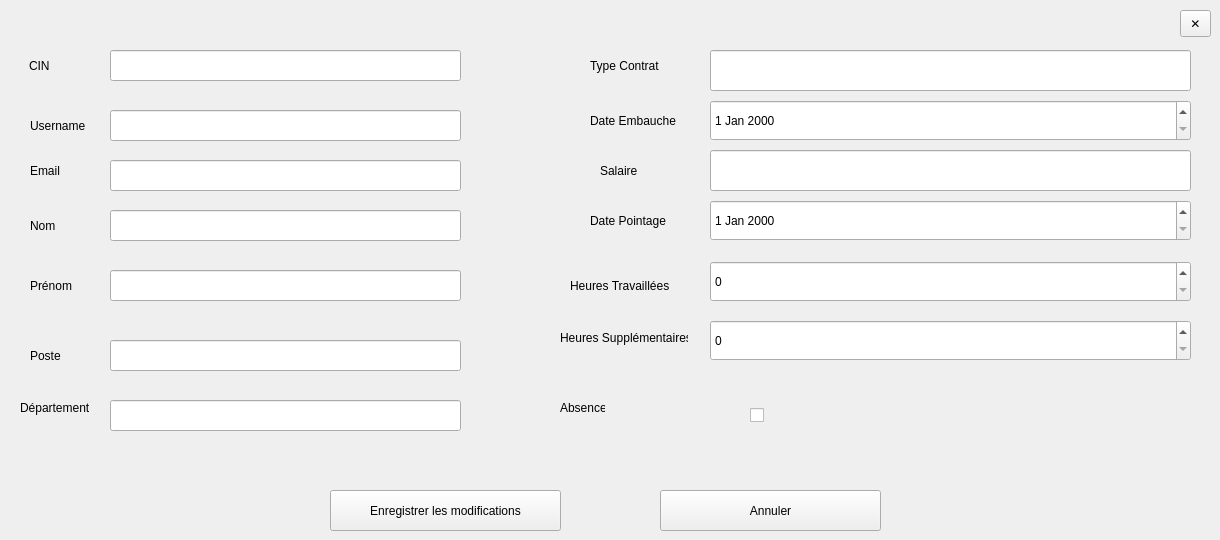
            <widget class="QWidget" name="page_Edit_Emp">
             <widget class="QDateEdit" name="datePointageEmp">
              <property name="geometry">
               <rect>
                <x>710</x>
                <y>200</y>
                <width>481</width>
                <height>41</height>
               </rect>
              </property>
             </widget>
             <widget class="QLineEdit" name="linePrenomEmp">
              <property name="geometry">
               <rect>
                <x>110</x>
                <y>270</y>
                <width>351</width>
                <height>31</height>
               </rect>
              </property>
             </widget>
             <widget class="QLineEdit" name="lineEmailEmp">
              <property name="geometry">
               <rect>
                <x>110</x>
                <y>160</y>
                <width>351</width>
                <height>31</height>
               </rect>
              </property>
             </widget>
             <widget class="QDateEdit" name="dateEmbaucheEmp">
              <property name="geometry">
               <rect>
                <x>710</x>
                <y>100</y>
                <width>481</width>
                <height>41</height>
               </rect>
              </property>
             </widget>
             <widget class="QLabel" name="labelUsernameEdit_3">
              <property name="geometry">
               <rect>
                <x>30</x>
                <y>110</y>
                <width>71</width>
                <height>31</height>
               </rect>
              </property>
              <property name="text">
               <string>Username</string>
              </property>
             </widget>
             <widget class="QLineEdit" name="lineTypeContratEmp">
              <property name="geometry">
               <rect>
                <x>710</x>
                <y>50</y>
                <width>481</width>
                <height>41</height>
               </rect>
              </property>
             </widget>
             <widget class="QLineEdit" name="linePostemp">
              <property name="geometry">
               <rect>
                <x>110</x>
                <y>340</y>
                <width>351</width>
                <height>31</height>
               </rect>
              </property>
             </widget>
             <widget class="QLabel" name="labelSalaireEdit_3">
              <property name="geometry">
               <rect>
                <x>600</x>
                <y>160</y>
                <width>61</width>
                <height>21</height>
               </rect>
              </property>
              <property name="text">
               <string>Salaire</string>
              </property>
             </widget>
             <widget class="QLineEdit" name="lineCIN_emp">
              <property name="geometry">
               <rect>
                <x>110</x>
                <y>50</y>
                <width>351</width>
                <height>31</height>
               </rect>
              </property>
              <property name="readOnly">
               <bool>true</bool>
              </property>
             </widget>
             <widget class="QLabel" name="labelCINEdit_3">
              <property name="geometry">
               <rect>
                <x>29</x>
                <y>55</y>
                <width>41</width>
                <height>21</height>
               </rect>
              </property>
              <property name="text">
               <string>CIN</string>
              </property>
             </widget>
             <widget class="QLabel" name="labelPrenomEdit_3">
              <property name="geometry">
               <rect>
                <x>30</x>
                <y>270</y>
                <width>61</width>
                <height>31</height>
               </rect>
              </property>
              <property name="text">
               <string>Prénom</string>
              </property>
             </widget>
             <widget class="QLabel" name="labelHeuresTravEdit_3">
              <property name="geometry">
               <rect>
                <x>570</x>
                <y>270</y>
                <width>141</width>
                <height>31</height>
               </rect>
              </property>
              <property name="text">
               <string>Heures Travaillées</string>
              </property>
             </widget>
             <widget class="QLabel" name="labelAbsenceEdit_3">
              <property name="geometry">
               <rect>
                <x>560</x>
                <y>400</y>
                <width>45</width>
                <height>16</height>
               </rect>
              </property>
              <property name="text">
               <string>Absence</string>
              </property>
             </widget>
             <widget class="QLineEdit" name="lineNomEmp">
              <property name="geometry">
               <rect>
                <x>110</x>
                <y>210</y>
                <width>351</width>
                <height>31</height>
               </rect>
              </property>
             </widget>
             <widget class="QLineEdit" name="lineDepartementEmp">
              <property name="geometry">
               <rect>
                <x>110</x>
                <y>400</y>
                <width>351</width>
                <height>31</height>
               </rect>
              </property>
             </widget>
             <widget class="QLabel" name="labelDatePointageEdit_3">
              <property name="geometry">
               <rect>
                <x>590</x>
                <y>210</y>
                <width>111</width>
                <height>21</height>
               </rect>
              </property>
              <property name="text">
               <string>Date Pointage</string>
              </property>
             </widget>
             <widget class="QSpinBox" name="spinHeuresSuppEmp">
              <property name="geometry">
               <rect>
                <x>710</x>
                <y>320</y>
                <width>481</width>
                <height>41</height>
               </rect>
              </property>
             </widget>
             <widget class="QLabel" name="labelDateEmbaucheEdit_3">
              <property name="geometry">
               <rect>
                <x>590</x>
                <y>110</y>
                <width>111</width>
                <height>21</height>
               </rect>
              </property>
              <property name="text">
               <string>Date Embauche</string>
              </property>
             </widget>
             <widget class="QLabel" name="labelTypeContratEdit_3">
              <property name="geometry">
               <rect>
                <x>590</x>
                <y>50</y>
                <width>111</width>
                <height>31</height>
               </rect>
              </property>
              <property name="text">
               <string>Type Contrat</string>
              </property>
             </widget>
             <widget class="QLabel" name="labelNomEdit_3">
              <property name="geometry">
               <rect>
                <x>30</x>
                <y>210</y>
                <width>61</width>
                <height>31</height>
               </rect>
              </property>
              <property name="text">
               <string>Nom</string>
              </property>
             </widget>
             <widget class="QLineEdit" name="lineUsernameEmp">
              <property name="geometry">
               <rect>
                <x>110</x>
                <y>110</y>
                <width>351</width>
                <height>31</height>
               </rect>
              </property>
             </widget>
             <widget class="QLabel" name="labelPosteEdit_3">
              <property name="geometry">
               <rect>
                <x>30</x>
                <y>340</y>
                <width>51</width>
                <height>31</height>
               </rect>
              </property>
              <property name="text">
               <string>Poste</string>
              </property>
             </widget>
             <widget class="QLineEdit" name="lineSalaireEmp">
              <property name="geometry">
               <rect>
                <x>710</x>
                <y>150</y>
                <width>481</width>
                <height>41</height>
               </rect>
              </property>
             </widget>
             <widget class="QCheckBox" name="checkAbsenceEmp">
              <property name="geometry">
               <rect>
                <x>750</x>
                <y>400</y>
                <width>31</width>
                <height>31</height>
               </rect>
              </property>
             </widget>
             <widget class="QSpinBox" name="spinHeuresTravemp">
              <property name="geometry">
               <rect>
                <x>710</x>
                <y>261</y>
                <width>481</width>
                <height>41</height>
               </rect>
              </property>
             </widget>
             <widget class="QLabel" name="labelDepartementEdit_3">
              <property name="geometry">
               <rect>
                <x>20</x>
                <y>400</y>
                <width>69</width>
                <height>16</height>
               </rect>
              </property>
              <property name="text">
               <string>Département</string>
              </property>
             </widget>
             <widget class="QLabel" name="labelHeuresSuppEdit_3">
              <property name="geometry">
               <rect>
                <x>560</x>
                <y>330</y>
                <width>128</width>
                <height>16</height>
               </rect>
              </property>
              <property name="text">
               <string>Heures Supplémentaires</string>
              </property>
             </widget>
             <widget class="QLabel" name="labelEmailEdit_3">
              <property name="geometry">
               <rect>
                <x>30</x>
                <y>160</y>
                <width>61</width>
                <height>21</height>
               </rect>
              </property>
              <property name="text">
               <string>Email</string>
              </property>
             </widget>
             <widget class="QPushButton" name="btnSaveEditEmployee_3">
              <property name="geometry">
               <rect>
                <x>330</x>
                <y>490</y>
                <width>231</width>
                <height>41</height>
               </rect>
              </property>
              <property name="text">
               <string>Enregistrer les modifications</string>
              </property>
             </widget>
             <widget class="QPushButton" name="btnCancelEditEmp">
              <property name="geometry">
               <rect>
                <x>660</x>
                <y>490</y>
                <width>221</width>
                <height>41</height>
               </rect>
              </property>
              <property name="text">
               <string>Annuler</string>
              </property>
             </widget>
             <widget class="QToolButton" name="BtnPopupCancelLabs_10">
              <property name="geometry">
               <rect>
                <x>1180</x>
                <y>10</y>
                <width>31</width>
                <height>27</height>
               </rect>
              </property>
              <property name="toolTip">
               <string>Fermer</string>
              </property>
              <property name="text">
               <string>✕</string>
              </property>
             </widget>
            </widget>
